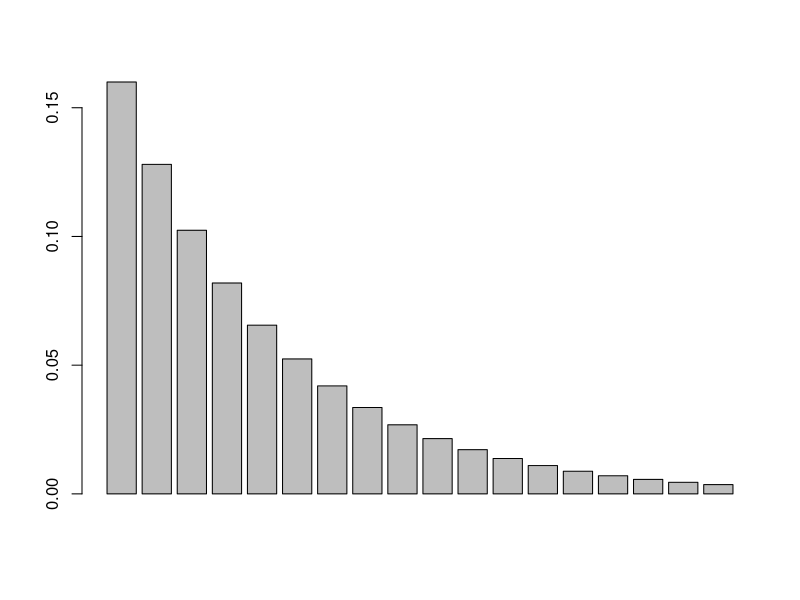

Here is the R script that generated this plot:
noua=function(n,k){
  
set.seed(0)
vec=vector(length=n)
for(i in 1:n) {
  vec[i]=dgeom(i,prob=k)
}
#plot (k, vec, type = "l", ylab = "log density")
barplot(vec)
}
noua(18,0.2)
